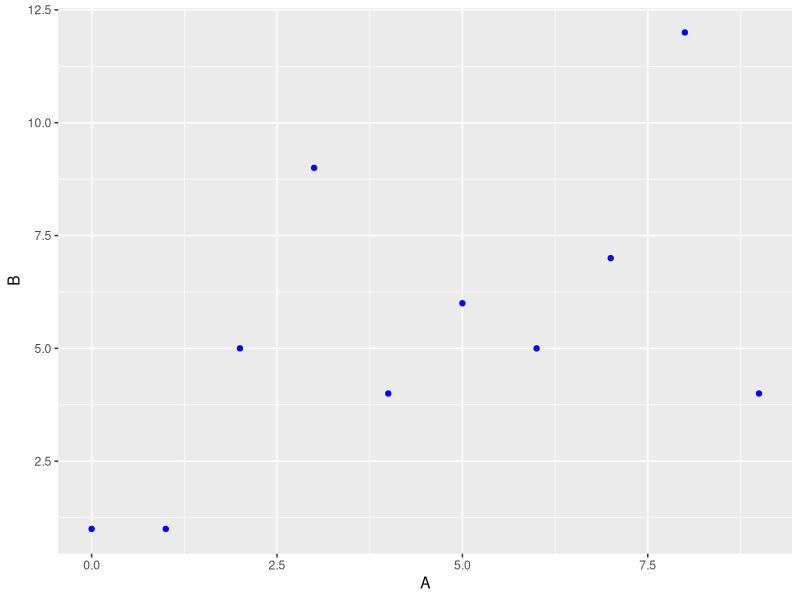

The R script that drew this image:
## ---- chunk 1
knitr::opts_chunk$set(echo = TRUE)
## ---- chunk 2
library(tidyverse)

dat<-data.frame(A=c(1,2,3,9,8,7,6,5,4,0),
                B=c(1,5,9,4,12,7,5,6,4,1)) %>%
  mutate(C=B*A)

dat

# OK trying to add something?

ah_plot <- ggplot(dat, aes(x = A, y = B)) +
  geom_point(color = "blue")

